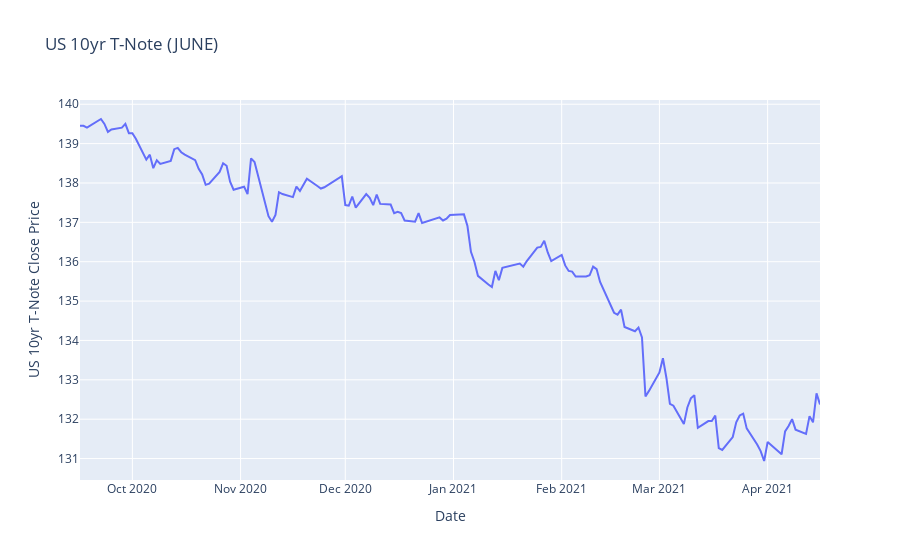

Here is the notebook cell this chart was saved with:
### Code cell
# Plotly Express Line Graph of 10 Year US Treasury Note
px.line(
    x=bonds_vs_usdx['Date'], 
    y=bonds_vs_usdx['US 10yr T-Note Close (JUNE)'], 
    title='US 10yr T-Note (JUNE)', 
    labels=dict(x='Date', y='US 10yr T-Note Close Price'))

### Figure 1 — Plotly figure (JSON) as saved in the notebook; plotly's stock layout.template omitted (floating-point values rounded to 4 significant figures; data arrays with more than 128 entries replaced by an {"elided": "..."} marker saying what was removed)
{"data": [{"hovertemplate": "Date=%{x}<br>US 10yr T-Note Close Price=%{y}<extra></extra>", "legendgroup": "", "line": {"color": "#636efa", "dash": "solid"}, "mode": "lines", "name": "", "orientation": "v", "showlegend": false, "type": "scatter", "x": {"elided": "145 str values"}, "xaxis": "x", "y": {"elided": "145 float values"}, "yaxis": "y"}], "layout": {"autosize": true, "legend": {"tracegroupgap": 0}, "title": {"text": "US 10yr T-Note (JUNE)"}, "xaxis": {"anchor": "y", "autorange": true, "domain": [0, 1], "range": ["2020-09-16", "2021-04-16"], "title": {"text": "Date"}, "type": "date"}, "yaxis": {"anchor": "x", "autorange": true, "domain": [0, 1], "range": [130.5, 140.1], "title": {"text": "US 10yr T-Note Close Price"}, "type": "linear"}}}
